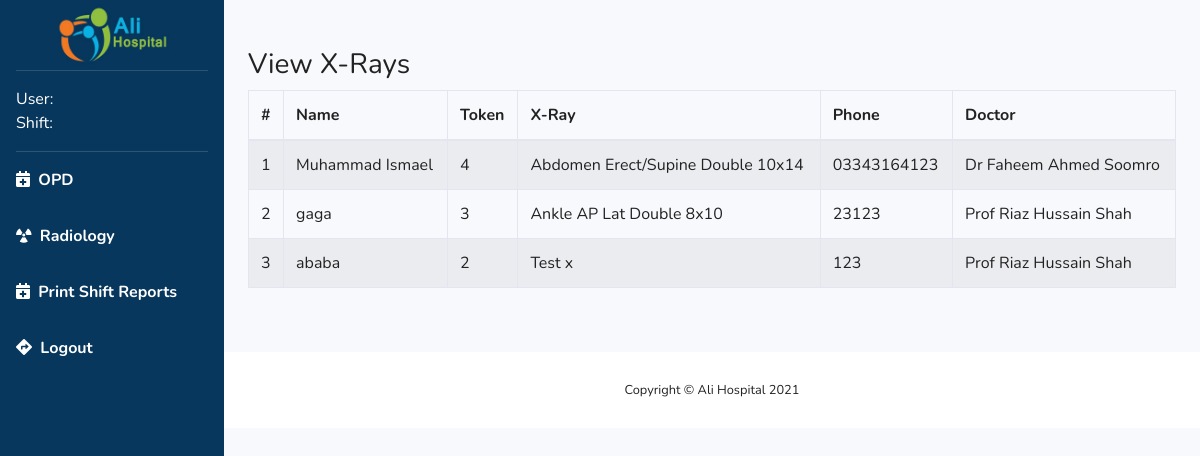
Screenshot of /view-xapts-all.php (signed in) with the database file from the repository.
### tables this page shows
CREATE TABLE IF NOT EXISTS `xray_apts` (
  `xapt_id` int NOT NULL AUTO_INCREMENT,
  `xapt_token` int NOT NULL,
  `xapt_xname` varchar(90) NOT NULL,
  `xapt_pname` varchar(52) NOT NULL,
  `xapt_phone` varchar(15) NOT NULL,
  `xapt_doc` int NOT NULL,
  `xapt_fee` int NOT NULL,
  `xapt_created_on` datetime NOT NULL,
  `xapt_shift` int NOT NULL,
  `xapt_status` tinyint NOT NULL DEFAULT '1',
  `xapt_updated_on` datetime NOT NULL,
  PRIMARY KEY (`xapt_id`)
);

CREATE TABLE IF NOT EXISTS `doctors` (
  `doc_id` int NOT NULL AUTO_INCREMENT,
  `doc_name` varchar(100) NOT NULL,
  `doc_fee` decimal(10,2) NOT NULL,
  `clinic` varchar(15) NOT NULL,
  PRIMARY KEY (`doc_id`)
);

### view-xapts-all.php (the view, shortened to what this page needs)
<?php
include("header.php");
?>
<body id="page-top">
    <div id="wrapper">
        <?php include("sidebar.php"); ?>
        <div id="content-wrapper" class="d-flex flex-column">
            <div id="content" class="mt-4">
                <div class="container-fluid">
                    <div class="row mt-4">
                        <div class="col-md-12">
                            <h3>View X-Rays</h3>
                            <div class="table-responsive">
                                <table class="table table-bordered table-striped" id="dataTable" width="100%" cellspacing="0">
                                    <thead>
                                        <tr>
                                            <th>#</th>
                                            <th>Name</th>
                                            <th>Token</th>
                                            <th>X-Ray</th>
                                            <th>Phone</th>
                                            <th>Doctor</th>
                                        </tr>
                                    </thead>
                                    <tbody>
                                    <?php
                                    include("db.php");
                                    $sql = "SELECT xray_apts.xapt_id AS x_id, xray_apts.xapt_token AS x_token, xray_apts.xapt_xname AS x_xname, xray_apts.xapt_pname AS x_pname, xray_apts.xapt_phone AS x_phone, doctors.doc_name AS x_doc  FROM xray_apts INNER JOIN doctors ON xray_apts.xapt_doc=doctors.doc_id WHERE xray_apts.xapt_status=1 ORDER BY xray_apts.xapt_id DESC";
                                    $result = $conn->query($sql);
                                    if ($result->num_rows > 0) {
                                        $count=1;
                                        while($row = $result->fetch_assoc()):
                                        ?>
                                        <tr>
                                        <td scope="row"><?php echo $count; ?></td>
                                        <td><?php echo $row['x_pname']; ?></td>
                                        <td><?php echo $row['x_token'];?></td>
                                        <td><?php echo $row['x_xname'];?></td>
                                        <td><?php echo $row['x_phone']; ?></td>
                                        <td><?php echo $row['x_doc']; ?></td>
                                        </tr>
                                        <?php
                                        $count++;
                                        endwhile;
                                    }
                                    ?>
                                    </tbody>
                                </table>
                            </div>
                        </div>
                </div>
            </div>
            <footer class="sticky-footer bg-white mt-5">
                <div class="container my-auto">
                    <div class="copyright text-center my-auto">
                        <span>Copyright &copy; Ali Hospital 2021</span>
                    </div>
                </div>
            </footer>
        </div>
    </div>
<?php include("footer.php"); ?>

### rows the page displays
xray_apts: xapt_pname "Muhammad Ismael", xapt_token "4", xapt_xname "Abdomen Erect/Supine Double 10x14", xapt_phone "03343164123", doctors.doc_name "Dr Faheem Ahmed Soomro"
xray_apts: xapt_pname "gaga", xapt_token "3", xapt_xname "Ankle AP Lat Double 8x10", xapt_phone "23123", doctors.doc_name "Prof Riaz Hussain Shah"
xray_apts: xapt_pname "ababa", xapt_token "2", xapt_xname "Test x", xapt_phone "123", doctors.doc_name "Prof Riaz Hussain Shah"
